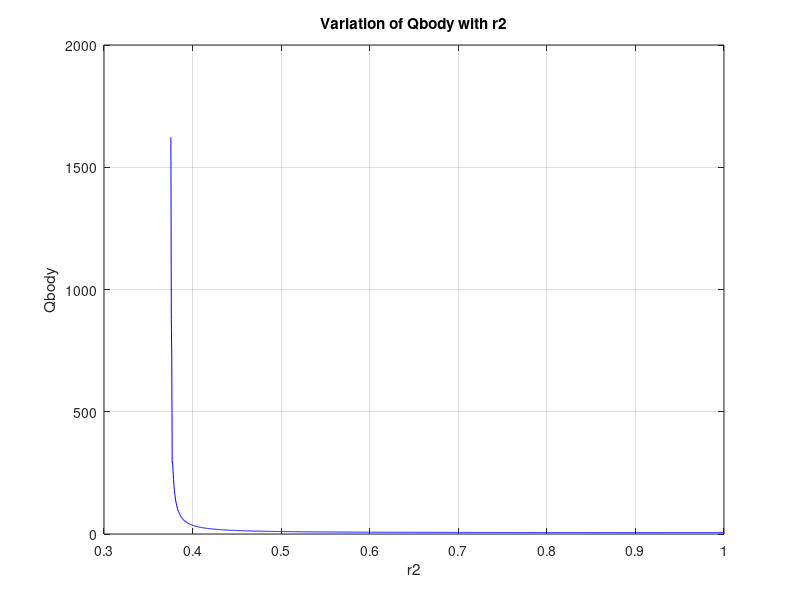
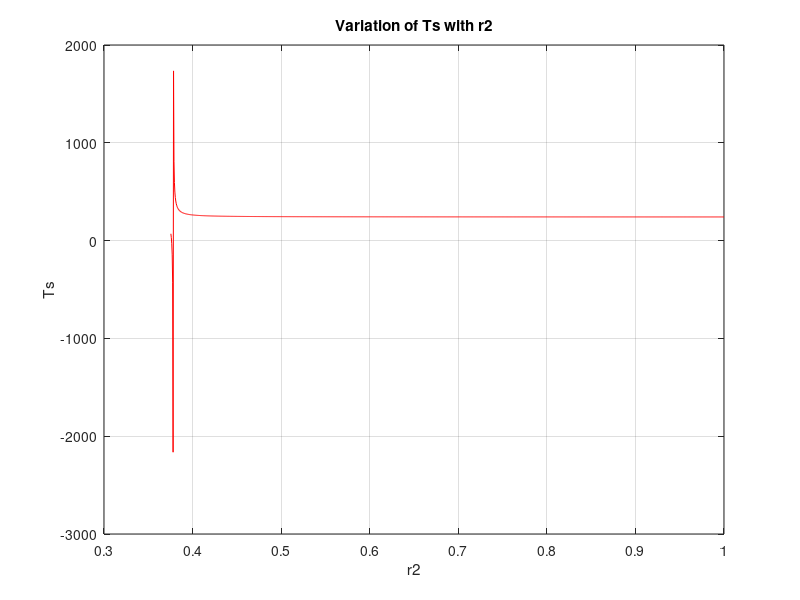

These charts were generated, in order, by the following MATLAB code:
clear; clc;
% 
% merino wool
k = 0.031;
h = 9.093;

% %cotton
% k = 0.041;
% h = 12.027;
% 
% %polyester
% k = 0.081;
% h = 23.76;

%jan
qrad = 1426.46;
% %jun
% qrad = 2190.46;
% %oct
% qrad = 1775.19;

%person
Qgen = (48/60)*(2720.45); %Btu
r1 = (9/12)/2;
r2_ded = 0;
L1 = 5+(1/2);
L2 = 1/2;
Tb = 96.8;
Ta = 67;

Ac_cloth = 2*pi*r1*L1;

As_cloth = 2*pi*r1*L1+2*pi*r1^2;
As_head = 2*pi*r1*(L1+L2)+2*pi*r1^2;

% Set up loop parameters
start_value = r1;
stop_value = 1;
step_size = .0005;

% Initialize arrays
r2_values = start_value:step_size:stop_value;
Qbody_values = zeros(size(r2_values));
Ts_values = zeros(size(r2_values));

% Loop through values
for i = 1:length(r2_values)
    % Assign value to variable
    r2 = r2_values(i);
    
    % Evaluate equations
    Ts = (-(qrad*As_cloth)-Qgen+((k*Ac_cloth)/(r2-r1))*Tb-h*As_cloth*Ta)/((k*Ac_cloth)/((r2-r1))-h*As_cloth);
    
    Rcyl = ((log(r2/r1)))/(2*pi*r2*k);
    Rconv1 = 1/(h*As_cloth);
    Rconv2 = 1/(h*As_head);
    Rrad1 = (Ts-Ta)/(qrad*As_cloth);
    Rrad2 = (Tb-Ta)/(qrad*As_head);
    
    %Qcond with condition of body can't go below 33F
    Tscond = 33;
    Qcond = (Tscond-Ta)/Rcyl;
    
    Qbody = (Tb-Ta)/(Rcyl+(1/((1/Rconv1)+(1/Rrad1))));
    Qhead = (Tb-Ta)/(1/((1/Rconv2)+(1/Rrad2)));
    
    Qtotal = Qhead+Qbody;
    % Store results
    Qbody_values(i) = Qbody;
    Ts_values(i) = Ts;
end

% Plot the results
figure
plot(r2_values, Qbody_values, 'b-')
xlabel('r2')
ylabel('Qbody')
title('Variation of Qbody with r2')
grid on

figure
plot(r2_values, Ts_values, 'r-')
xlabel('r2')
ylabel('Ts')
title('Variation of Ts with r2')
grid on
